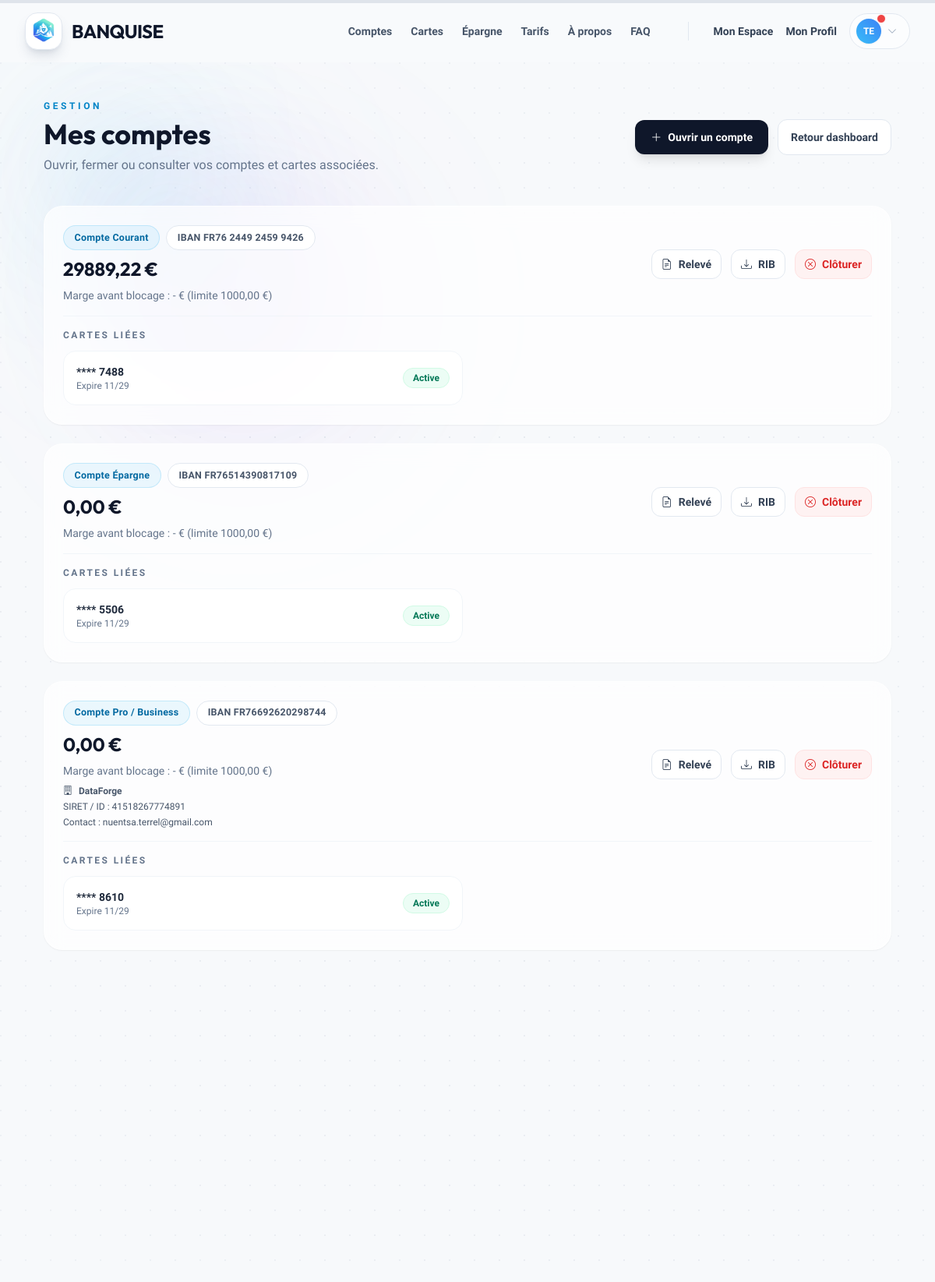
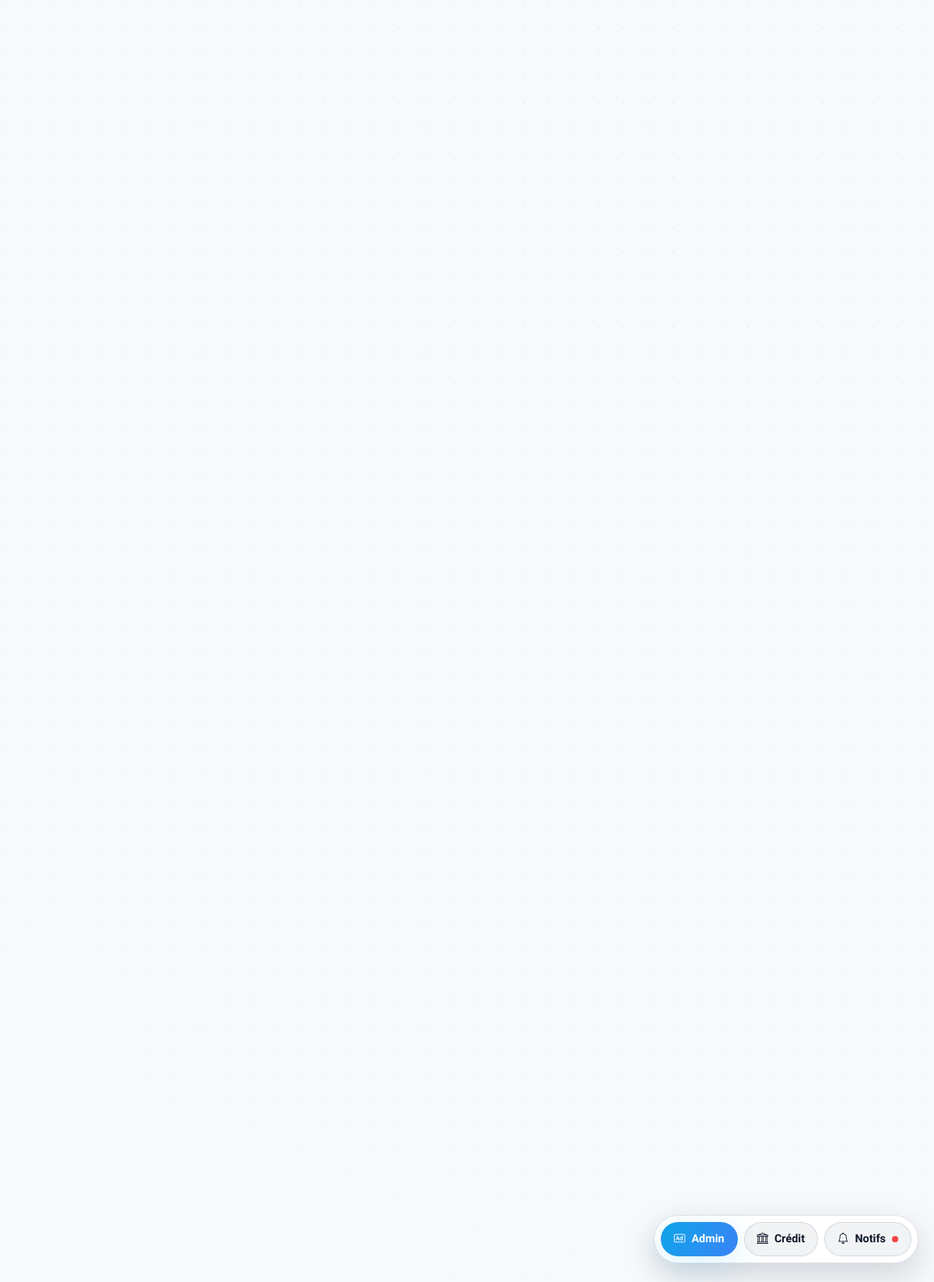
Page /mes-comptes/ (signed in) on the committed database (2 pictures, top to bottom).
### scoring/models.py (models this page shows, shortened)
class Compte(models.Model):
    TYPE_CHOICES = [
        ('COURANT', 'Compte Courant'),
        ('EPARGNE', 'Compte Épargne'),
        ('PRO', 'Compte Pro / Business'),
    ]
    user = models.ForeignKey(User, on_delete=models.CASCADE, related_name='comptes')
    type_compte = models.CharField(max_length=20, choices=TYPE_CHOICES, default='COURANT')
    solde = models.DecimalField(max_digits=12, decimal_places=2, default=0.00)
    numero_compte = models.CharField(max_length=30, unique=True)
    date_creation = models.DateTimeField(auto_now_add=True)
    est_actif = models.BooleanField(default=True)
    entreprise_nom = models.CharField(max_length=150, blank=True)
    entreprise_siret = models.CharField(max_length=20, blank=True)
    entreprise_contact = models.CharField(max_length=100, blank=True)
    entreprise_nom = models.CharField(max_length=150, blank=True)
    entreprise_siret = models.CharField(max_length=20, blank=True)
    entreprise_contact = models.CharField(max_length=100, blank=True)

class Carte(models.Model):
    compte = models.ForeignKey(Compte, on_delete=models.CASCADE, related_name='cartes')
    numero_visible = models.CharField(max_length=4)
    date_expiration = models.DateField()
    plafond_paiement = models.IntegerField(default=2000)
    plafond_retrait = models.IntegerField(default=500)
    est_bloquee = models.BooleanField(default=False)
    sans_contact_actif = models.BooleanField(default=True)
    paiement_etranger_actif = models.BooleanField(default=False)

### scoring/views.py (the view)
# urls.py: path('mes-comptes/', views.gerer_comptes, name='gerer_comptes'),
@login_required
def gerer_comptes(request):
    comptes = Compte.objects.filter(user=request.user).prefetch_related('cartes')
    unread_notifs = Notification.objects.filter(user=request.user, est_lu=False).count()
    return render(request, 'scoring/gerer_comptes.html', {
        'comptes': comptes,
        'unread_notifs': unread_notifs,
        'overdraft_limit': overdraft_limit_for_user(request.user),
    })

### templates/scoring/gerer_comptes.html (shortened to what this page needs)
{% extends "base.html" %}
{% block content %}
<div class="relative min-h-screen bg-slate-50/50 overflow-hidden">
    <div class="absolute inset-0 ambient-surface" aria-hidden="true">
        <div class="ambient-grid"></div>
        <div class="ambient-blob sm blue animate-blob"></div>
        <div class="ambient-blob lg purple animate-blob animation-delay-4000"></div>
    </div>
    <div class="relative z-10 max-w-6xl mx-auto px-4 sm:px-6 lg:px-8 py-12 space-y-10">
        <div class="flex items-center justify-between gap-4">
            <div>
                <p class="text-xs font-bold uppercase tracking-[0.3em] text-ice-600">Gestion</p>
                <h1 class="text-4xl font-display font-bold text-slate-900 mt-2">Mes comptes</h1>
                <p class="text-slate-500 mt-2">Ouvrir, fermer ou consulter vos comptes et cartes associées.</p>
            </div>
            <div class="flex items-center gap-3">
                <a href="{% url 'ouvrir_compte' %}"
                    class="px-5 py-3 rounded-xl bg-slate-900 text-white font-bold text-sm shadow-lg hover:-translate-y-0.5 transition-all duration-300 flex items-center gap-2">
                    <i class="bi bi-plus-lg"></i> Ouvrir un compte
                </a>
                <a href="{% url 'dashboard' %}"
                    class="px-4 py-3 rounded-xl bg-white border border-slate-200 text-slate-700 font-bold text-sm hover:bg-slate-50 transition-colors">
                    Retour dashboard
                </a>
            </div>
        </div>
        {% if not comptes %}
        <div class="p-10 text-center border-2 border-dashed border-slate-200 rounded-3xl bg-white/70 backdrop-blur">
            <div class="w-14 h-14 rounded-2xl bg-ice-50 text-ice-500 flex items-center justify-center mx-auto mb-4 text-2xl">
                <i class="bi bi-bank2"></i>
            </div>
            <p class="text-slate-500 font-medium">Vous n'avez pas encore de compte actif.</p>
            <a href="{% url 'ouvrir_compte' %}" class="mt-4 inline-flex items-center gap-2 px-4 py-2 rounded-xl bg-slate-900 text-white font-bold text-sm">
                <i class="bi bi-plus-lg"></i> Ouvrir un compte
            </a>
        </div>
        {% else %}
        <div class="space-y-6">
            {% for compte in comptes %}
            <div class="glass-panel p-6 rounded-3xl shadow-sm">
                <div class="flex flex-col md:flex-row md:items-center md:justify-between gap-4">
                    <div class="space-y-2">
                        <div class="flex items-center gap-2">
                            <span class="pill pill-ice">{{ compte.get_type_compte_display }}</span>
                            <span class="pill bg-white border border-slate-200 text-slate-600">IBAN {{ compte.numero_compte }}</span>
                        </div>
                        <h3 class="text-2xl font-display font-bold text-slate-900">{{ compte.solde }} €</h3>
                        <p class="text-sm text-slate-500">Marge avant blocage : {{ compte.marge_dispo|default:"-" }} € (limite {{ overdraft_limit }} €)</p>
                        {% if compte.type_compte == 'PRO' %}
                        <div class="text-xs text-slate-600 space-y-1">
                            <p class="font-bold flex items-center gap-2"><i class="bi bi-building"></i> {{ compte.entreprise_nom|default:"Entreprise à renseigner" }}</p>
                            <p>SIRET / ID : {{ compte.entreprise_siret|default:"-" }}</p>
                            <p>Contact : {{ compte.entreprise_contact|default:"-" }}</p>
                        </div>
                        {% endif %}
                    </div>
                    <div class="flex flex-wrap items-center gap-3">
                        <a href="{% url 'releve_compte' compte.id %}"
                            class="px-3 py-2 rounded-xl bg-white border border-slate-200 text-sm font-bold text-slate-700 hover:border-ice-200 hover:text-ice-700 transition-colors flex items-center gap-2">
                            <i class="bi bi-file-earmark-text"></i> Relevé
                        </a>
                        <a href="{% url 'telecharger_rib_pdf' compte.id %}"
                            class="px-3 py-2 rounded-xl bg-white border border-slate-200 text-sm font-bold text-slate-700 hover:border-ice-200 hover:text-ice-700 transition-colors flex items-center gap-2">
                            <i class="bi bi-download"></i> RIB
                        </a>
                        <a href="{% url 'fermer_compte' compte.id %}"
                            class="px-3 py-2 rounded-xl bg-red-50 border border-red-100 text-sm font-bold text-red-600 hover:bg-red-100 transition-colors flex items-center gap-2">
                            <i class="bi bi-x-circle"></i> Clôturer
                        </a>
                    </div>
                </div>
                {% if compte.cartes.all %}
                <div class="mt-4 border-t border-slate-100 pt-4">
                    <p class="text-xs font-bold text-slate-500 uppercase tracking-[0.2em] mb-3">Cartes liées</p>
                    <div class="grid sm:grid-cols-2 gap-3">
                        {% for carte in compte.cartes.all %}
                        <div class="p-4 rounded-2xl bg-white/80 border border-slate-100 flex items-center justify-between">
                            <div>
                                <p class="text-sm font-bold text-slate-800">**** {{ carte.numero_visible }}</p>
                                <p class="text-xs text-slate-500">Expire {{ carte.date_expiration|date:"m/y" }}</p>
                            </div>
                            <span class="text-xs font-bold px-3 py-1 rounded-full {% if carte.est_bloquee %}bg-red-50 text-red-600 border border-red-100{% else %}bg-emerald-50 text-emerald-700 border border-emerald-100{% endif %}">
                                {% if carte.est_bloquee %}Bloquée{% else %}Active{% endif %}
                            </span>
                        </div>
                        {% endfor %}
                    </div>
                </div>
                {% endif %}
            </div>
            {% endfor %}
        </div>
        {% endif %}
    </div>
</div>
{% endblock %}

### templates/base.html (shortened to what this page needs)
{% load static %}
<!DOCTYPE html>
<html lang="fr" class="scroll-smooth">
<head>
    <link rel="stylesheet" href="https://cdn.jsdelivr.net/npm/bootstrap-icons@1.11.3/font/bootstrap-icons.min.css">
    <script src="https://cdn.tailwindcss.com"></script>
    <link rel="stylesheet" href="{% static 'css/banquise.css' %}">
</head>
<body data-auth="{{ user.is_authenticated|yesno:'1,0' }}"
    class="text-slate-800 antialiased flex flex-col min-h-screen overflow-x-hidden selection:bg-ice-200 selection:text-ice-900">
    {% block navbar %}
    <nav id="main-nav" class="fixed w-full z-50 transition-all duration-300 border-b border-transparent top-0">
        <div class="max-w-7xl mx-auto px-4 sm:px-6 lg:px-8">
            <div class="flex justify-between items-center h-20">
                <a href="{% url 'home' %}" class="flex items-center gap-3 group relative z-50">
                    <div
                        class="w-12 h-12 rounded-2xl overflow-hidden shadow-lg shadow-slate-500/20 group-hover:shadow-ice-500/30 group-hover:scale-105 transition-all duration-300 bg-white border border-slate-200">
                        <img src="{% static 'docs/logobanquise.png' %}" alt="Banquise"
                            class="w-full h-full object-contain">
                    </div>
                    <span class="font-display font-bold text-2xl tracking-tight text-slate-900">BANQUISE</span>
                </a>
                <div class="hidden md:flex items-center gap-8">
                    <div class="flex items-center gap-6 mr-4">
                        <a href="{% url 'produits_comptes' %}"
                            class="text-sm font-semibold text-slate-600 hover:text-ice-600 transition-colors">Comptes</a>
                        <a href="{% url 'produits_cartes' %}"
                            class="text-sm font-semibold text-slate-600 hover:text-ice-600 transition-colors">Cartes</a>
                        <a href="{% url 'produits_epargne' %}"
                            class="text-sm font-semibold text-slate-600 hover:text-ice-600 transition-colors">Épargne</a>
                        <a href="{% url 'tarifs' %}"
                            class="text-sm font-semibold text-slate-600 hover:text-ice-600 transition-colors">Tarifs</a>
                        <a href="{% url 'a_propos' %}"
                            class="text-sm font-semibold text-slate-600 hover:text-ice-600 transition-colors">À
                            propos</a>
                        <a href="{% url 'support' %}"
                            class="text-sm font-semibold text-slate-600 hover:text-ice-600 transition-colors">FAQ</a>
                    </div>
                    {% if user.is_authenticated %}
                    <div class="flex items-center gap-4">
                        <a href="{% url 'dashboard' %}"
                            class="text-sm font-bold text-slate-700 hover:text-ice-600 transition-colors">Mon Espace</a>
                        <a href="{% url 'profil' %}"
                            class="text-sm font-bold text-slate-700 hover:text-ice-600 transition-colors">Mon Profil</a>
                        <div class="relative group">
                            <button
                                class="flex items-center gap-2 py-1.5 pl-2 pr-4 rounded-full bg-white/50 border border-slate-200 hover:bg-white hover:shadow-md transition-all">
                                <div
                                    class="relative w-8 h-8 rounded-full bg-gradient-to-tr from-ice-400 to-blue-500 flex items-center justify-center text-white shadow-sm">
                                    <span class="text-xs font-bold">{{ user.username|slice:":2"|upper }}</span>
                                    {% if unread_notifs and unread_notifs > 0 %}
                                    <span
                                        class="absolute -top-1.5 -right-1.5 w-3 h-3 rounded-full bg-red-500 border border-white"></span>
                                    {% endif %}
                                </div>
                                <i
                                    class="bi bi-chevron-down text-xs text-slate-400 group-hover:rotate-180 transition-transform"></i>
                            </button>
                        </div>
                    </div>
                    {% endif %}
                </div>
            </div>
        </div>
    </nav>
    {% endblock %}
    <main class="flex-grow w-full relative z-10 {% block main_padding %}pt-20{% endblock %}">
        {% block content %}{% endblock %}
    </main>
    {% if request.resolver_match and request.resolver_match.url_name != 'login' and request.resolver_match.url_name != 'register' and request.resolver_match.url_name != 'support' %}
    <div class="floating-dock flex">
        {% if user.is_authenticated %}
        {% if user.is_staff %}
        <a href="{% url 'admin_dashboard' %}" class="dock-btn primary"><i class="bi bi-badge-ad"></i><span class="dock-label">Admin</span></a>
        <a href="{% url 'admin_manage_credits' %}" class="dock-btn secondary"><i class="bi bi-bank"></i><span class="dock-label">Crédit</span></a>
        <a href="{% url 'notifications' %}" class="dock-btn secondary"><i class="bi bi-bell"></i><span class="dock-label">Notifs</span>
            {% if unread_notifs and unread_notifs > 0 %}
            <span class="notification-dot dock-dot"></span>
            {% endif %}
        </a>
        {% endif %}
        {% else %}
        <a href="{% url 'register' %}" class="dock-btn primary"><i class="bi bi-magic"></i><span class="dock-label">Créer un compte</span></a>
        <a href="{% url 'support' %}" class="dock-btn secondary"><i class="bi bi-question-circle"></i><span class="dock-label">Nous contacter</span></a>
        {% endif %}
    </div>
    {% endif %}
</body>
</html>

### rows in the picture
Compte: type_compte "Compte Courant", numero_compte "FR76 2449 2459 9426", solde "29889,22", marge_dispo "-", overdraft_limit "1000,00"
Carte: numero_visible "7488", date_expiration "11/29", est_bloquee "Active"
Compte: type_compte "Compte Épargne", numero_compte "FR76514390817109", solde "0,00", marge_dispo "-", overdraft_limit "1000,00"
Carte: numero_visible "5506", date_expiration "11/29", est_bloquee "Active"
Compte: type_compte "Compte Pro / Business", numero_compte "FR76692620298744", solde "0,00", marge_dispo "-", overdraft_limit "1000,00", entreprise_nom "DataForge", entreprise_siret "41518267774891", entreprise_contact "nuentsa.terrel@gmail.com"
Carte: numero_visible "8610", date_expiration "11/29", est_bloquee "Active"

### other values in the picture
{{ user.username|slice:":2"|upper }} "TE"
